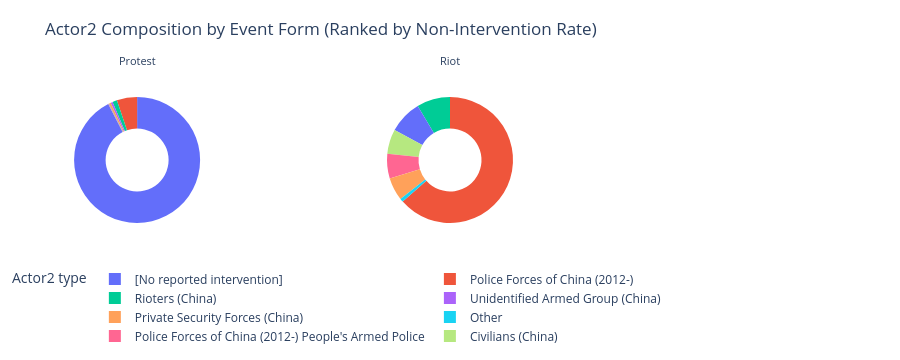
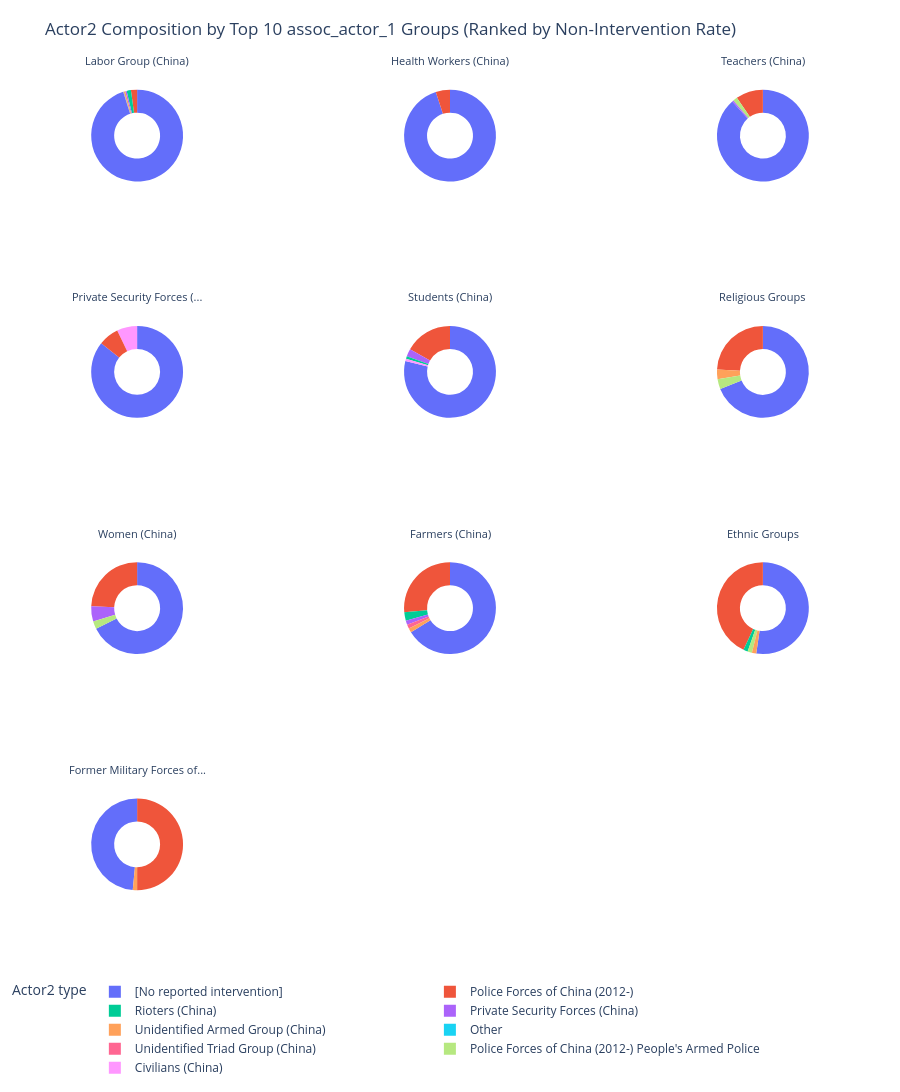

Notebook code for these charts, in order:
### Markdown cell above
## Detailed Actor2 Composition (Readable Donut Charts)

These charts are formatted for readability:
- No in-slice percentage labels
- No percentage callout lines
- Short subplot titles
- Exact values shown in legend and hover

They summarize actor2 composition across event form, associated actor groups, and macro-regions.

### Code cell
import pandas as pd
import re
from plotly.subplots import make_subplots
import plotly.graph_objects as go

# Legacy figure cell, reformatted for readability and recoded assoc_actor_1 handling
def normalize_assoc_actor_label(label):
    txt = str(label).strip()
    if txt == "":
        return "[Missing]"
    religious_pattern = r"christian|muslim|islam|religio"
    ethnic_pattern = r"ethnic|tibetan|uyghur|uighur|mongol|kazakh|hui"
    if re.search(religious_pattern, txt, flags=re.IGNORECASE):
        return "Religious Groups"
    if re.search(ethnic_pattern, txt, flags=re.IGNORECASE):
        return "Ethnic Groups"
    return txt

def split_assoc_actor_1(value):
    if pd.isna(value):
        return ["[Missing]"]
    raw = str(value).strip()
    if raw == "":
        return ["[Missing]"]
    parts = [p.strip() for p in re.split(r"\s*[;:]\s*", raw) if p.strip() != ""]
    if not parts:
        return ["[Missing]"]
    out = []
    seen = set()
    for p in parts:
        norm = normalize_assoc_actor_label(p)
        if norm not in seen:
            seen.add(norm)
            out.append(norm)
    return out if out else ["[Missing]"]

if "state" not in globals():
    df_state = pd.read_csv("../Data/cleaned_data.csv")
    mask = df_state["event_type"].astype(str).str.contains("protest|riot", case=False, na=False)
    state = df_state.loc[mask].copy()
    etype = state["event_type"].astype(str).str.lower()
    state["event_form"] = etype.map(lambda x: "Riot" if "riot" in x else "Protest")
    state["province"] = state["admin1"].fillna("[Missing]").astype(str).str.strip().replace("", "[Missing]")
    macro_map = {
        "Beijing": "North", "Tianjin": "North", "Hebei": "North", "Shanxi": "North",
        "Inner Mongolia": "North", "Liaoning": "North", "Jilin": "North", "Heilongjiang": "North",
        "Shanghai": "East", "Jiangsu": "East", "Zhejiang": "East", "Anhui": "East",
        "Fujian": "East", "Jiangxi": "East", "Shandong": "East",
        "Henan": "South", "Hubei": "South", "Hunan": "South", "Guangdong": "South",
        "Guangxi": "South", "Hainan": "South",
        "Chongqing": "West", "Sichuan": "West", "Guizhou": "West", "Yunnan": "West",
        "Tibet": "West", "Shaanxi": "West", "Gansu": "West", "Qinghai": "West",
        "Ningxia": "West", "Xinjiang": "West"
    }
    state["macro_region"] = state["province"].map(macro_map).fillna("West")
    state["actor2_clean"] = state["actor2"].fillna("[No reported intervention]").astype(str).str.strip()
    state.loc[state["actor2_clean"] == "", "actor2_clean"] = "[No reported intervention]"

state["assoc_groups_list"] = state["assoc_actor_1"].apply(split_assoc_actor_1)

def short_label(txt, max_len=28):
    txt = str(txt)
    return txt if len(txt) <= max_len else txt[: max_len - 1] + "..."

def collapse_actor2(frame, top_n=6):
    vc = frame["actor2_clean"].value_counts()
    top = vc.head(top_n).index
    labels = frame["actor2_clean"].where(frame["actor2_clean"].isin(top), "Other")
    out = labels.value_counts().reset_index()
    out.columns = ["actor2_group", "count"]
    return out

def rank_groups_by_non_intervention(frame, group_col, groups):
    valid_groups = [g for g in groups if str(g).strip() != "[Missing]"]
    if not valid_groups:
        return []
    sub = frame[frame[group_col].isin(valid_groups)].copy()
    rates = (
        sub.assign(non_intervention=sub["actor2_clean"].eq("[No reported intervention]"))
           .groupby(group_col, as_index=False)
           .agg(non_intervention_rate=("non_intervention", "mean"), n=("actor2_clean", "size"))
           .sort_values(["non_intervention_rate", "n"], ascending=[False, False])
    )
    return rates[group_col].tolist()

def readable_donuts(frame, group_col, groups, title, top_n=6):
    groups = rank_groups_by_non_intervention(frame, group_col, groups)
    if not groups:
        print(f"No groups available for {group_col}")
        return

    cols = 3 if len(groups) > 1 else 1
    rows = (len(groups) + cols - 1) // cols
    specs = [[{"type": "domain"} for _ in range(cols)] for _ in range(rows)]
    subplot_titles = [short_label(g, 26) for g in groups] + [""] * (rows * cols - len(groups))
    fig = make_subplots(rows=rows, cols=cols, specs=specs, subplot_titles=subplot_titles)

    for i, g in enumerate(groups):
        r = i // cols + 1
        c = i % cols + 1
        sub = frame[frame[group_col] == g]
        pie_df = collapse_actor2(sub, top_n=top_n)
        fig.add_trace(
            go.Pie(
                labels=pie_df["actor2_group"],
                values=pie_df["count"],
                hole=0.5,
                sort=False,
                textinfo="none",
                textposition="none",
                hovertemplate="actor2=%{label}<br>count=%{value}<br>share=%{percent}<extra></extra>"
            ),
            row=r, col=c
        )

    # Reduce donut radius by 30% by shrinking each pie trace domain around its center.
    scale = 0.7
    for tr in fig.data:
        if isinstance(tr, go.Pie) and tr.domain is not None:
            x0, x1 = tr.domain.x
            y0, y1 = tr.domain.y
            x_mid = (x0 + x1) / 2
            y_mid = (y0 + y1) / 2
            x_half = (x1 - x0) * scale / 2
            y_half = (y1 - y0) * scale / 2
            tr.domain.x = [x_mid - x_half, x_mid + x_half]
            tr.domain.y = [y_mid - y_half, y_mid + y_half]

    fig.update_layout(
        title=title,
        height=360 * rows,
        legend_title_text="Actor2 type",
        legend=dict(orientation="h", yanchor="top", y=-0.08, x=0),
        margin={"l": 10, "r": 10, "t": 70, "b": 80}
    )
    fig.update_annotations(font=dict(size=11))
    fig.show()

# 1) Event form
readable_donuts(state, "event_form", ["Protest", "Riot"], "Actor2 Composition by Event Form (Ranked by Non-Intervention Rate)", top_n=6)

# 2) Top associated actor groups (split + recoded assoc_actor_1)
state_assoc = state.explode("assoc_groups_list", ignore_index=True).rename(columns={"assoc_groups_list": "assoc_group_norm"})
top_assoc_groups = (
    state_assoc["assoc_group_norm"]
    .value_counts()
    .drop(labels=["[Missing]"], errors="ignore")
    .head(10)
    .index
    .tolist()
)
readable_donuts(
    state_assoc,
    "assoc_group_norm",
    top_assoc_groups,
    "Actor2 Composition by Top 10 assoc_actor_1 Groups (Ranked by Non-Intervention Rate)",
    top_n=6,
)

# 3) Macro-region
# macro_regions = ["North", "East", "South", "West"]
# readable_donuts(state[state["macro_region"].isin(macro_regions)], "macro_region", macro_regions, "Actor2 Composition by Macro-Region", top_n=6)

print("Readable donut charts generated (ranked by non-intervention rate; [Missing] group excluded).")

### Figure 1 — Plotly figure (JSON) as saved in the notebook; plotly's stock layout.template omitted (floating-point values rounded to 4 significant figures)
{"data": [{"domain": {"x": [0.04333, 0.2456], "y": [0.15, 0.85]}, "hole": 0.5, "hovertemplate": "actor2=%{label}<br>count=%{value}<br>share=%{percent}<extra></extra>", "labels": ["[No reported intervention]", "Police Forces of China (2012-)", "Rioters (China)", "Unidentified Armed Group (China)", "Private Security Forces (China)", "Other", "Police Forces of China (2012-) People's Armed Police"], "sort": false, "textinfo": "none", "textposition": "none", "type": "pie", "values": [8054, 454, 102, 45, 42, 9, 9]}, {"domain": {"x": [0.3989, 0.6011], "y": [0.15, 0.85]}, "hole": 0.5, "hovertemplate": "actor2=%{label}<br>count=%{value}<br>share=%{percent}<extra></extra>", "labels": ["Police Forces of China (2012-)", "Rioters (China)", "[No reported intervention]", "Civilians (China)", "Police Forces of China (2012-) People's Armed Police", "Private Security Forces (China)", "Other"], "sort": false, "textinfo": "none", "textposition": "none", "type": "pie", "values": [141, 19, 19, 14, 14, 13, 2]}], "layout": {"annotations": [{"font": {"size": 11}, "showarrow": false, "text": "Protest", "x": 0.1444, "xanchor": "center", "xref": "paper", "y": 1, "yanchor": "bottom", "yref": "paper"}, {"font": {"size": 11}, "showarrow": false, "text": "Riot", "x": 0.5, "xanchor": "center", "xref": "paper", "y": 1, "yanchor": "bottom", "yref": "paper"}], "height": 360, "legend": {"orientation": "h", "title": {"text": "Actor2 type"}, "x": 0, "y": -0.08, "yanchor": "top"}, "margin": {"b": 80, "l": 10, "r": 10, "t": 70}, "title": {"text": "Actor2 Composition by Event Form (Ranked by Non-Intervention Rate)"}}}

### Figure 2 — Plotly figure (JSON) as saved in the notebook; plotly's stock layout.template omitted (floating-point values rounded to 4 significant figures)
{"data": [{"domain": {"x": [0.04333, 0.2456], "y": [0.8672, 0.9766]}, "hole": 0.5, "hovertemplate": "actor2=%{label}<br>count=%{value}<br>share=%{percent}<extra></extra>", "labels": ["[No reported intervention]", "Police Forces of China (2012-)", "Rioters (China)", "Private Security Forces (China)", "Unidentified Armed Group (China)", "Other", "Unidentified Triad Group (China)"], "sort": false, "textinfo": "none", "textposition": "none", "type": "pie", "values": [7172, 163, 113, 39, 38, 9, 8]}, {"domain": {"x": [0.3989, 0.6011], "y": [0.8672, 0.9766]}, "hole": 0.5, "hovertemplate": "actor2=%{label}<br>count=%{value}<br>share=%{percent}<extra></extra>", "labels": ["[No reported intervention]", "Police Forces of China (2012-)"], "sort": false, "textinfo": "none", "textposition": "none", "type": "pie", "values": [57, 3]}, {"domain": {"x": [0.7544, 0.9567], "y": [0.8672, 0.9766]}, "hole": 0.5, "hovertemplate": "actor2=%{label}<br>count=%{value}<br>share=%{percent}<extra></extra>", "labels": ["[No reported intervention]", "Police Forces of China (2012-)", "Police Forces of China (2012-) People's Armed Police", "Private Security Forces (China)"], "sort": false, "textinfo": "none", "textposition": "none", "type": "pie", "values": [175, 19, 3, 1]}, {"domain": {"x": [0.04333, 0.2456], "y": [0.5859, 0.6953]}, "hole": 0.5, "hovertemplate": "actor2=%{label}<br>count=%{value}<br>share=%{percent}<extra></extra>", "labels": ["[No reported intervention]", "Civilians (China)", "Police Forces of China (2012-)"], "sort": false, "textinfo": "none", "textposition": "none", "type": "pie", "values": [12, 1, 1]}, {"domain": {"x": [0.3989, 0.6011], "y": [0.5859, 0.6953]}, "hole": 0.5, "hovertemplate": "actor2=%{label}<br>count=%{value}<br>share=%{percent}<extra></extra>", "labels": ["[No reported intervention]", "Police Forces of China (2012-)", "Private Security Forces (China)", "Rioters (China)", "Civilians (China)"], "sort": false, "textinfo": "none", "textposition": "none", "type": "pie", "values": [89, 19, 3, 1, 1]}, {"domain": {"x": [0.7544, 0.9567], "y": [0.5859, 0.6953]}, "hole": 0.5, "hovertemplate": "actor2=%{label}<br>count=%{value}<br>share=%{percent}<extra></extra>", "labels": ["[No reported intervention]", "Police Forces of China (2012-)", "Unidentified Armed Group (China)", "Police Forces of China (2012-) People's Armed Police"], "sort": false, "textinfo": "none", "textposition": "none", "type": "pie", "values": [20, 7, 1, 1]}, {"domain": {"x": [0.04333, 0.2456], "y": [0.3047, 0.4141]}, "hole": 0.5, "hovertemplate": "actor2=%{label}<br>count=%{value}<br>share=%{percent}<extra></extra>", "labels": ["[No reported intervention]", "Police Forces of China (2012-)", "Private Security Forces (China)", "Police Forces of China (2012-) People's Armed Police"], "sort": false, "textinfo": "none", "textposition": "none", "type": "pie", "values": [25, 9, 2, 1]}, {"domain": {"x": [0.3989, 0.6011], "y": [0.3047, 0.4141]}, "hole": 0.5, "hovertemplate": "actor2=%{label}<br>count=%{value}<br>share=%{percent}<extra></extra>", "labels": ["[No reported intervention]", "Police Forces of China (2012-)", "Rioters (China)", "Private Security Forces (China)", "Unidentified Triad Group (China)", "Unidentified Armed Group (China)"], "sort": false, "textinfo": "none", "textposition": "none", "type": "pie", "values": [45, 18, 2, 1, 1, 1]}, {"domain": {"x": [0.7544, 0.9567], "y": [0.3047, 0.4141]}, "hole": 0.5, "hovertemplate": "actor2=%{label}<br>count=%{value}<br>share=%{percent}<extra></extra>", "labels": ["[No reported intervention]", "Police Forces of China (2012-)", "Rioters (China)", "Police Forces of China (2012-) People's Armed Police", "Unidentified Armed Group (China)"], "sort": false, "textinfo": "none", "textposition": "none", "type": "pie", "values": [34, 28, 1, 1, 1]}, {"domain": {"x": [0.04333, 0.2456], "y": [0.02344, 0.1328]}, "hole": 0.5, "hovertemplate": "actor2=%{label}<br>count=%{value}<br>share=%{percent}<extra></extra>", "labels": ["Police Forces of China (2012-)", "[No reported intervention]", "Unidentified Armed Group (China)"], "sort": false, "textinfo": "none", "textposition": "none", "type": "pie", "values": [33, 32, 1]}], "layout": {"annotations": [{"font": {"size": 11}, "showarrow": false, "text": "Labor Group (China)", "x": 0.1444, "xanchor": "center", "xref": "paper", "y": 1, "yanchor": "bottom", "yref": "paper"}, {"font": {"size": 11}, "showarrow": false, "text": "Health Workers (China)", "x": 0.5, "xanchor": "center", "xref": "paper", "y": 1, "yanchor": "bottom", "yref": "paper"}, {"font": {"size": 11}, "showarrow": false, "text": "Teachers (China)", "x": 0.8556, "xanchor": "center", "xref": "paper", "y": 1, "yanchor": "bottom", "yref": "paper"}, {"font": {"size": 11}, "showarrow": false, "text": "Private Security Forces (...", "x": 0.1444, "xanchor": "center", "xref": "paper", "y": 0.7188, "yanchor": "bottom", "yref": "paper"}, {"font": {"size": 11}, "showarrow": false, "text": "Students (China)", "x": 0.5, "xanchor": "center", "xref": "paper", "y": 0.7188, "yanchor": "bottom", "yref": "paper"}, {"font": {"size": 11}, "showarrow": false, "text": "Religious Groups", "x": 0.8556, "xanchor": "center", "xref": "paper", "y": 0.7188, "yanchor": "bottom", "yref": "paper"}, {"font": {"size": 11}, "showarrow": false, "text": "Women (China)", "x": 0.1444, "xanchor": "center", "xref": "paper", "y": 0.4375, "yanchor": "bottom", "yref": "paper"}, {"font": {"size": 11}, "showarrow": false, "text": "Farmers (China)", "x": 0.5, "xanchor": "center", "xref": "paper", "y": 0.4375, "yanchor": "bottom", "yref": "paper"}, {"font": {"size": 11}, "showarrow": false, "text": "Ethnic Groups", "x": 0.8556, "xanchor": "center", "xref": "paper", "y": 0.4375, "yanchor": "bottom", "yref": "paper"}, {"font": {"size": 11}, "showarrow": false, "text": "Former Military Forces of...", "x": 0.1444, "xanchor": "center", "xref": "paper", "y": 0.1562, "yanchor": "bottom", "yref": "paper"}], "height": 1440, "legend": {"orientation": "h", "title": {"text": "Actor2 type"}, "x": 0, "y": -0.08, "yanchor": "top"}, "margin": {"b": 80, "l": 10, "r": 10, "t": 70}, "title": {"text": "Actor2 Composition by Top 10 assoc_actor_1 Groups (Ranked by Non-Intervention Rate)"}}}
